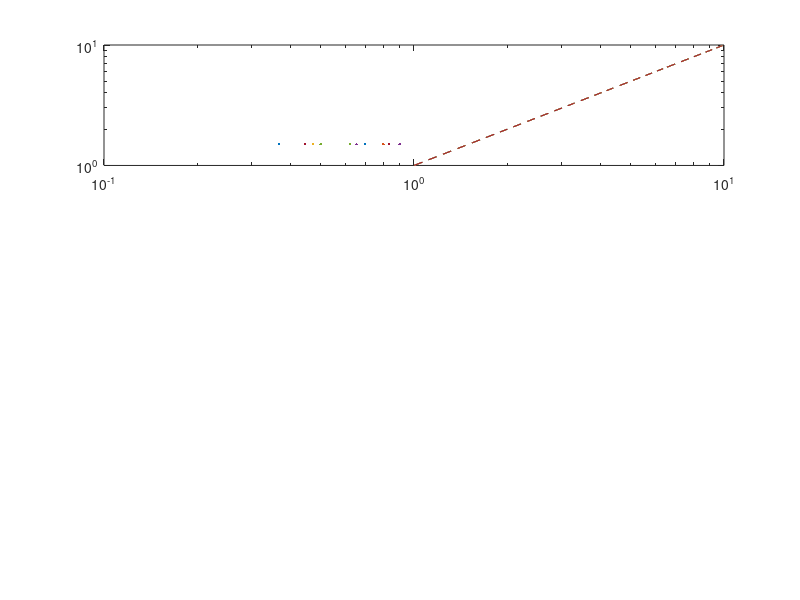

Reproduce this figure in MATLAB. (Note: this script raises an error after producing the figure.)

x=linspace(1,10,100);

y = x;

My_colors = [ 204, 121, 167;
    0, 114, 178;
    128, 128, 128
    213, 94, 0;
    230, 159, 0;
    0, 0, 0;
    86, 180, 233;
    0, 158, 115;
    ]/256;

%--------------------------------------------------------------------------
lwm=2;
i=50; j=50;
fs=25; x0=45;y0=54;xx1=900;yy1=500;

% This is in terms of rho
    f1002=figure(1002)
    %set(gcf,'position',[x0,y0,xx1,yy1])
    subplot(3,1,1)
    loglog(x,y,'--',color=My_colors(1,:),LineWidth=1.5)
    hold on
    loglog(x,y,'--',color=My_colors(2,:),LineWidth=1.5)
    loglog(x,y,'--',color=My_colors(3,:),LineWidth=1.5)
    loglog(x,y,'--',color=My_colors(4,:),LineWidth=1.5)
    loglog(x,y,'--',color=My_colors(5,:),LineWidth=1.5)
    loglog(x,y,'--',color=My_colors(6,:),LineWidth=1.5)
    ax = gca; ax.TickLabelInterpreter = 'latex';ax.XLabel.Interpreter='latex';ax.YLabel.Interpreter='latex';
    ax.FontSize=fs; %ax.XTick = []; ax.YTick = [];
    ax.XLabel.String = '$k\rho_i$';
    ax.YLabel.String = '$k^{5/3} P1D_{x}$';
    ylim([10^(2),10^(15)])

    legend( '$E$', ...
        '$u_{i} \times B$',...
        '$\frac{J \times B}{ne}$',...
        '$-\frac{\nabla \cdot P_{e}}{ne}$', ...
        '$\frac{m_{e}[\nabla \cdot (u_{i}J + Ju_{i} - JJ/ne) + \nabla^{2}E/\mu_{0}]}{ne^{2}}$',...
        '$RHS$',...
        'Interpreter','latex','NumColumns',1,'Location','southoutside')
    %ylim([-0.045,0.045])
    hold off


    subplot(3,1,2)
    loglog(x,y,'-',color=My_colors(1,:),LineWidth=1.5)
    hold on
    loglog(x,y,'-',color=My_colors(2,:),LineWidth=1.5)
    loglog(x,y,'-',color=My_colors(3,:),LineWidth=1.5)
    loglog(x,y,'-',color=My_colors(4,:),LineWidth=1.5)
    loglog(x,y,'-',color=My_colors(5,:),LineWidth=1.5)
    loglog(x,y,'-',color=My_colors(6,:),LineWidth=1.5)
    set(gca,'FontSize',fs)

    ax = gca; ax.TickLabelInterpreter = 'latex';ax.XLabel.Interpreter='latex';ax.YLabel.Interpreter='latex';
    ax.FontSize=fs; %ax.XTick = []; ax.YTick = [];
    ax.XLabel.String = '$k\rho_i$';
    ax.YLabel.String = '$k^{5/3} P1D_{x}$';

    %ylim([-0.6,0.3])
    % legend( '$\overline{E}$', ...
    %     '$-\overline{u_{i}} \times \overline{B}$',...
    %     '$\frac{\overline{J} \times \overline{B}}{\overline{n}e}$',...
    %     '$-\frac{\nabla \cdot \overline{P}_{e}}{\overline{n}e}$', ...
    %     '$\frac{m_{e}[\nabla \cdot (\overline{u_{i}}\overline{J} + \overline{J}\overline{u_{i}} - \overline{J}\overline{J}/ne) + \nabla^{2}\overline{E}/\mu_{0}]}{\overline{n}e^{2}}$',...
    %     '$\overline{RHS}$',...
    %     'Interpreter','latex','NumColumns',1,'Location','southoutside')
     legend( '${\mathbf{E}}$', ...
        '${\mathbf{E}}_{MHD}$',...
        '${\mathbf{E}}_{Hall}$',...
        '${\mathbf{E}}_{Pe}$', ...
        '${\mathbf{E}}_{Ine}$',...
        '${\mathbf{E}}_{RHS}$',...
        'Interpreter','latex','NumColumns',1,'Location','southoutside')

    hold off

    subplot(3,1,3)
    loglog(x,y,'-.',color=My_colors(1,:),LineWidth=1.5)
    hold on
    loglog(x,y,'-.',color=My_colors(2,:),LineWidth=1.5)
    loglog(x,y,'-.',color=My_colors(3,:),LineWidth=1.5)
    loglog(x,y,'-.',color=My_colors(5,:),LineWidth=1.5)
    loglog(x,y,'-.',color=My_colors(6,:),LineWidth=1.5)
    ax = gca; ax.TickLabelInterpreter = 'latex';ax.XLabel.Interpreter='latex';ax.YLabel.Interpreter='latex';
    ax.FontSize=fs; %ax.XTick = []; ax.YTick = [];
    ax.XLabel.String = '$k\rho_i$';
    ax.YLabel.String = '$k^{5/3} P1D_{x}$';


    %ylim([-0.6,0.3])
    legend('$-\tau_{nE}$', ...
        '$-\tau_{nu_{i} \times B}$', ...
        '$\tau_{J \times B}$',...
        '$\tau_{\nabla \cdot(u_{i}J+Ju_{i}-JJ/ne)}$',...
        '$\Sigma \tau$',...
        'Interpreter','latex','NumColumns',1,'Location','southoutside')
    hold off



    fs = 25

    f1003=figure(1003)
    %set(gcf,'position',[x0,y0,xx1,yy1])
    subplot(3,1,1)
    loglog(x,y,'-.',color=My_colors(2,:),LineWidth=1.5)
    hold on
    loglog(x,y,'-.',color=My_colors(3,:),LineWidth=1.5)
    loglog(x,y,'-.',color=My_colors(5,:),LineWidth=1.5)
    loglog(x,y,'-.',color=My_colors(6,:),LineWidth=1.5)
    ax = gca; ax.TickLabelInterpreter = 'latex';ax.XLabel.Interpreter='latex';ax.YLabel.Interpreter='latex';
    ax.FontSize=fs; %ax.XTick = []; ax.YTick = [];
    ax.YLabel.String = '$\langle \Sigma \tau \rangle_{rms} / \langle \overline{\mathbf{E}}\rangle_{rms}$';
    ax.XLabel.String = '$k^{5/3} P1D_{x}$';

    legend( '$\tau_{nu_{i} \times B} / \overline{u_{i}} \times \overline{B}$',...
        '$\tau_{J \times B}$',...
        '$\tau_{Ine}$',...
        '$\Sigma \tau / \overline{RHS}$',...
        'Interpreter','latex','NumColumns',1,'Location','southoutside')

    hold off


    subplot(3,1,2)
    
    %loglog(x,y,'-',color=My_colors(1,:),LineWidth=1.5)
    %hold on
    loglog(x,y,'-',color=My_colors(2,:),LineWidth=1.5)
    hold on
    loglog(x,y,'-',color=My_colors(3,:),LineWidth=1.5)
    loglog(x,y,'-',color=My_colors(4,:),LineWidth=1.5)    
    loglog(x,y,'-',color=My_colors(5,:),LineWidth=1.5)
    %loglog(x,y,'-',color=My_colors(6,:),LineWidth=1.5)

    loglog(x,y,'-.',color=My_colors(1,:),LineWidth=1.5)
    loglog(x,y,'-.',color=My_colors(2,:),LineWidth=1.5)
    loglog(x,y,'-.',color=My_colors(3,:),LineWidth=1.5)   
    loglog(x,y,'-.',color=My_colors(5,:),LineWidth=1.5)
    loglog(x,y,'-.',color=My_colors(6,:),LineWidth=1.5)
    ax = gca; ax.TickLabelInterpreter = 'latex';ax.XLabel.Interpreter='latex';ax.YLabel.Interpreter='latex';
    ax.FontSize=fs; %ax.XTick = []; ax.YTick = [];
    ax.XLabel.String = '$k\rho_i$';
    ax.YLabel.String = '$\langle \overline{\mathbf{E}} \rangle_{rms} / \langle \overline{\mathbf{E}}_{MHD} \rangle_{rms}$';

    legend('$\langle \overline{\mathbf{E}}_{MHD} \rangle_{rms}$',...
           '$\langle \overline{\mathbf{E}}_{Hall} \rangle_{rms}$',...
           '$\langle \overline{\mathbf{E}}_{Pe} \rangle_{rms}$', ...
           '$\langle \overline{\mathbf{E}}_{Ine}\rangle_{rms}$',...
           '$10 \langle \tau_{nE} \rangle_{rms} $',...
           '$10 \langle \tau_{nu_{i} \times B} \rangle_{rms} $',...
           '$10 \langle \tau_{J \times B} \rangle_{rms} $',...
           '$10 \langle \tau_{Ine} \rangle_{rms}$',...
           '$10 \langle \Sigma \tau \rangle_{rms}$',...           
        'Interpreter','latex','NumColumns',3,'Location','southout')
    hold off


    legend(...,
        '$\langle \overline{\mathbf{E}} \rangle_{rms}$', ...
           '$\langle \overline{\mathbf{E}}_{MHD} \rangle_{rms}$',...
           '$\langle \overline{\mathbf{E}}_{Hall} \rangle_{rms}$',...
           '$\langle \overline{\mathbf{E}}_{Pe} \rangle_{rms}$', ...
           '$\langle \overline{\mathbf{E}}_{Ine}\rangle_{rms}$',...
           '$\langle \overline{\mathbf{E}}_{RHS} \rangle_{rms}$',...
           '$10 \langle \tau_{nE} \rangle_{rms} $',...
           '$10 \langle \tau_{nu_{i} \times B} \rangle_{rms} $',...
           '$10 \langle \tau_{J \times B} \rangle_{rms} $',...
           '$10 \langle \tau_{Ine} \rangle_{rms}$',...
           '$10 \langle \Sigma \tau \rangle_{rms}$',...           
        'Interpreter','latex','NumColumns',2,'Location','southout')

     legend( '$\overline{\mathbf{E}}$', ...
        '$\overline{\mathbf{E}}_{MHD}$',...
        '$\overline{\mathbf{E}}_{Hall}$',...
        '$\overline{\mathbf{E}}_{Pe}$', ...
        '$\overline{\mathbf{E}}_{Ine}$',...
        '$\overline{\mathbf{E}}_{RHS}$',...
        'Interpreter','latex','NumColumns',1,'Location','southoutside')   



     fs=25;

    f3=figure(3)
    subplot(1,3,1)
    loglog(x,0*y,'-.',color=My_colors(1,:),LineWidth=1.5)
    ax = gca; ax.TickLabelInterpreter = 'latex';ax.XLabel.Interpreter='latex';ax.YLabel.Interpreter='latex';
    ax.FontSize=fs; %ax.XTick = []; ax.YTick = [];
    xline(3,'--k',LineWidth=1.2)
    ax.XLabel.String = '$k\rho_i$';
    ax.YLabel.String = '$P^{1D}$';
    title('$\Sigma \tau_{x} / \max(\Sigma \tau_{x})$','Interpreter','latex',FontSize=fs)
    subplot(1,3,2)
    loglog(x,y,'-.',color=My_colors(1,:),LineWidth=1.5)
    ax = gca; ax.TickLabelInterpreter = 'latex';ax.XLabel.Interpreter='latex';ax.YLabel.Interpreter='latex';
    ax.FontSize=fs; %ax.XTick = []; ax.YTick = [];
    ax.XLabel.String = '$k\rho_i$';
    ax.YLabel.String = '$k^{5/3} P1D_{x}$';
    title('$\Sigma \tau_{M1,x} / \max(\Sigma \tau_{M1,x})$','Interpreter','latex',FontSize=fs)
    subplot(1,3,3)
    loglog(x,y,'-.',color=My_colors(1,:),LineWidth=1.5)
    ax = gca; ax.TickLabelInterpreter = 'latex';ax.XLabel.Interpreter='latex';ax.YLabel.Interpreter='latex';
    ax.FontSize=fs; %ax.XTick = []; ax.YTick = [];
    ax.XLabel.String = '$k\rho_i$';
    ax.YLabel.String = '$k^{5/3} P1D_{x}$';
    title('$\Sigma \tau_{M2,x} / \max(\Sigma \tau_{M2,x})$','Interpreter','latex',FontSize=fs)    


    %ylim([-0.6,0.3])
    legend('$-\tau_{nE}$', ...
        '$-\tau_{nu_{i} \times B}$', ...
        '$\tau_{J \times B}$',...
        '$\tau_{\nabla \cdot(u_{i}J+Ju_{i}-JJ/ne)}$',...
        '$\Sigma \tau$',...
        'Interpreter','latex','NumColumns',1,'Location','southoutside')
    hold off
